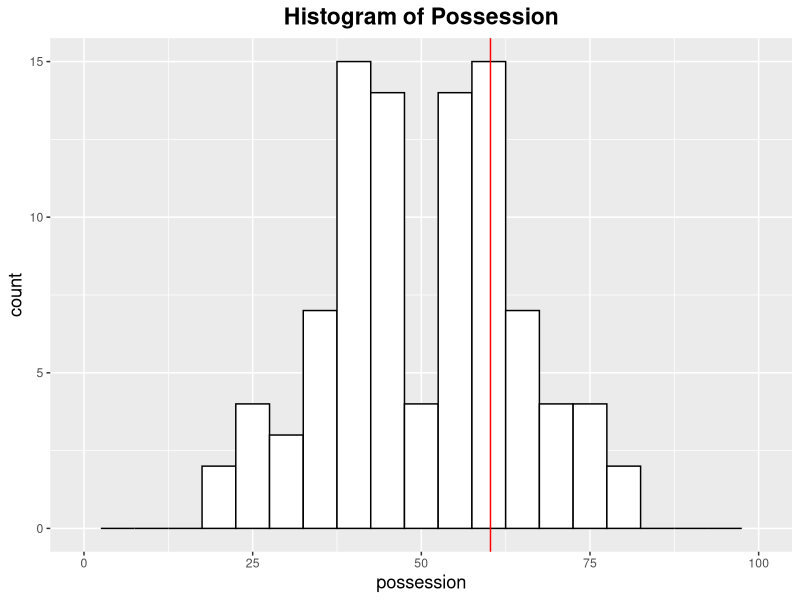
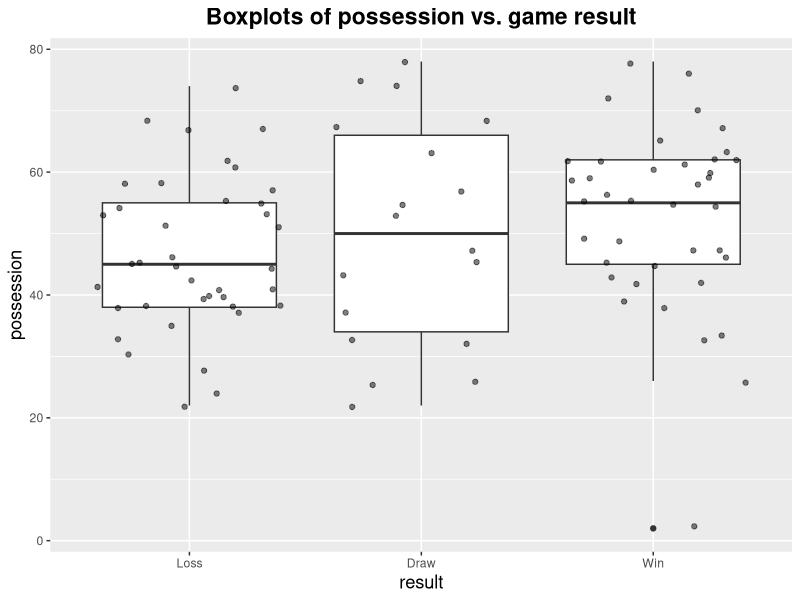
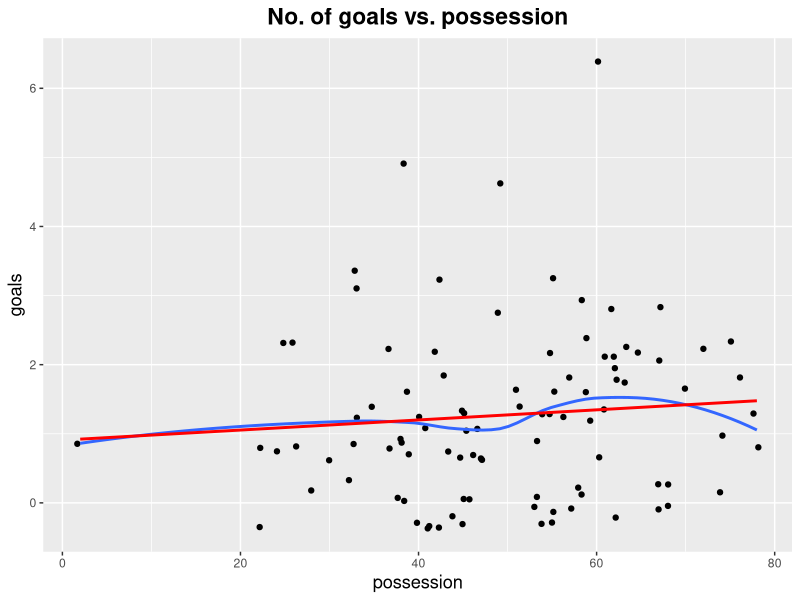
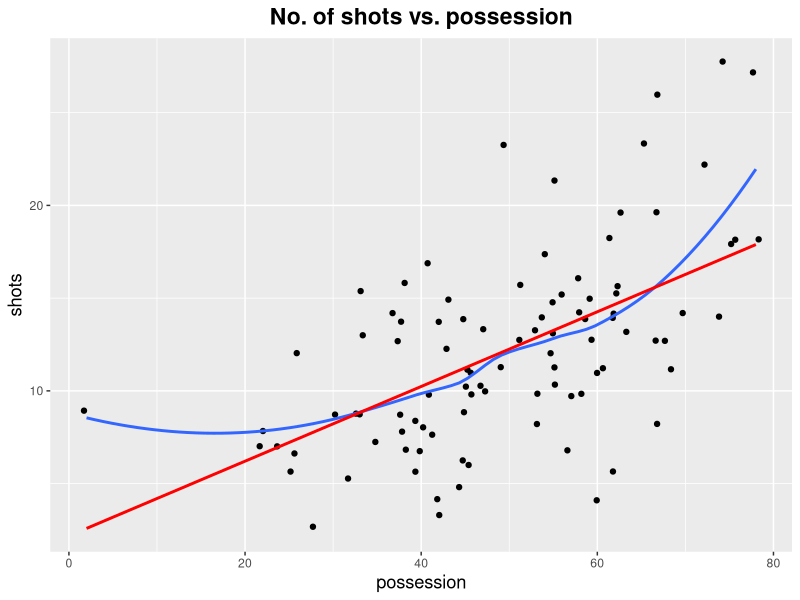
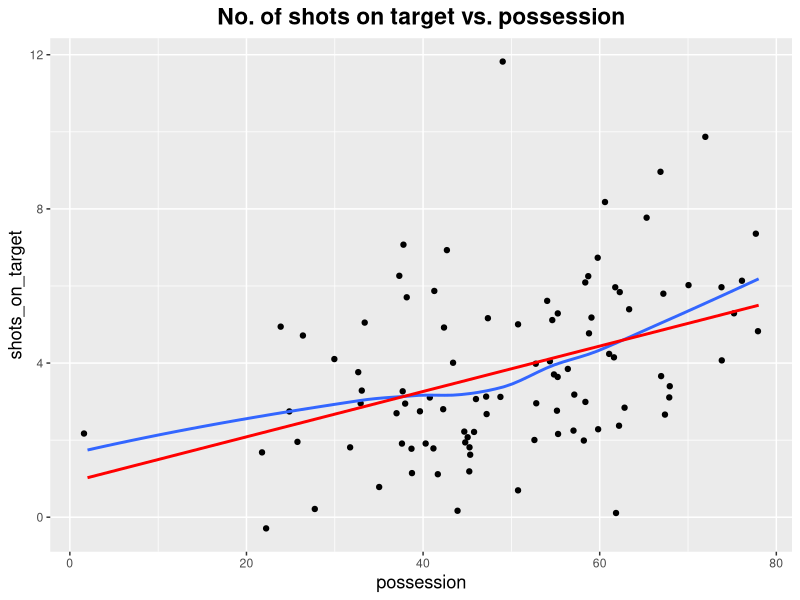
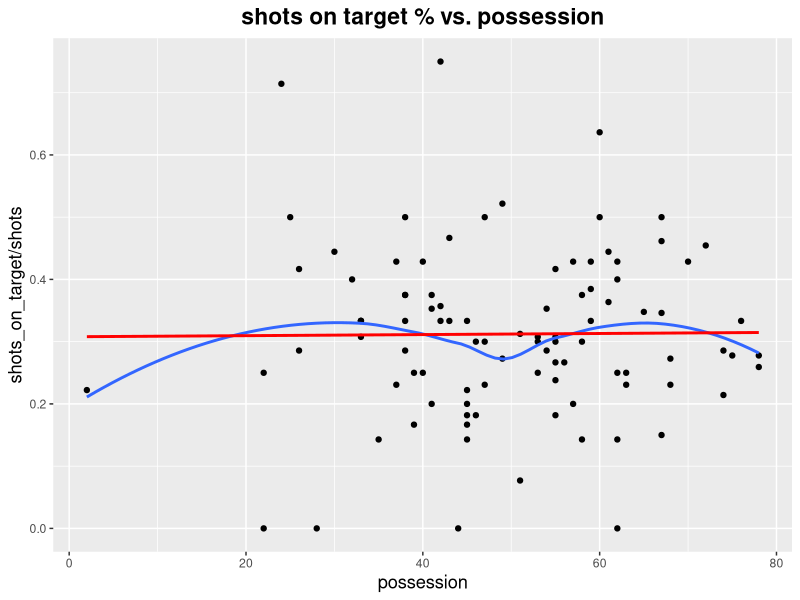
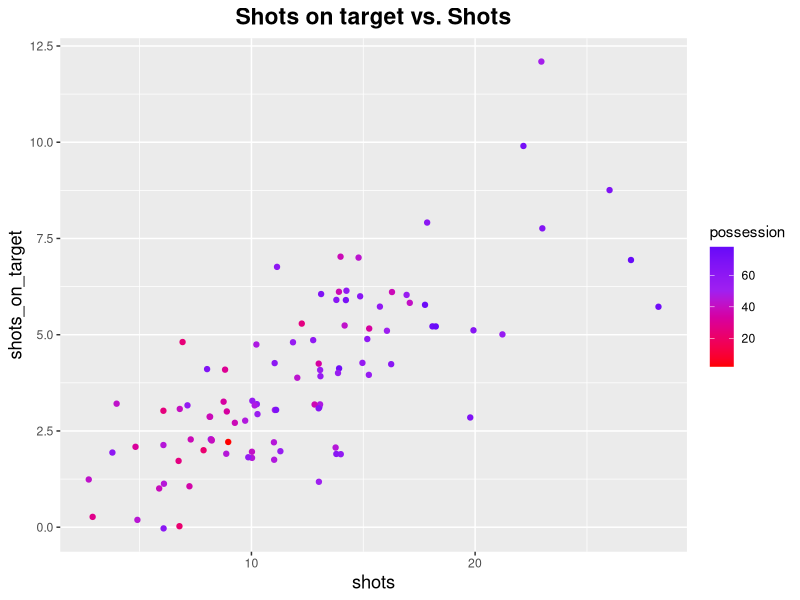

Write R code to recreate these figures, in order.
## ---- chunk 1
knitr::opts_chunk$set(echo = TRUE)
## ---- chunk 2
library(tidyverse)
library(knitr)

# theme for plots
theme_update(plot.title = element_text(size = rel(1.5), face = "bold", hjust = 0.5),
             axis.title = element_text(size = rel(1.2)))
## ---- chunk 3
country_df <- read_csv("World_cup_2018_country.csv")
matches_df <- read_csv("World_cup_2018_matches.csv", 
    col_types = cols(Date = col_date(format = "%Y-%m-%d")))
goals_df <- read_csv("World_cup_2018_goals.csv", 
    col_types = cols(Date = col_date(format = "%Y-%m-%d")))
## ---- chunk 4
kable(head(country_df))
kable(head(matches_df))
kable(head(goals_df))
## ---- chunk 5
matches_df <- matches_df %>% 
    mutate(Home_result = ifelse(Home_goals > Away_goals, "Win", 
                                ifelse(Home_goals < Away_goals, "Loss", "Draw")),
           Away_result = ifelse(Home_result == "Win", "Loss",
                                ifelse(Home_result == "Loss", "Win", "Draw")))
## ---- chunk 6
home_df <- matches_df %>% select(Home, Home_result, Home_goals, Home_shots:Home_corners)
away_df <- matches_df %>% select(Away, Away_result, Away_goals, Away_shots:Away_corners)
colnames <- c("country", "result", "goals", "shots", "shots_on_target", 
              "possession", "fouls", "yellow", "red", "offsides", "corners")
names(home_df) <- colnames; names(away_df) <- colnames
matches_team_df <- rbind(home_df, away_df)
matches_team_df$result <- ordered(matches_team_df$result, levels = c("Loss", "Draw", "Win"))
## ---- chunk 7
sorted_possession <- sort(matches_team_df$possession)
mean(sorted_possession[(nrow(matches_df) + 1):(2 * nrow(matches_df))])
## ---- chunk 8
quantile(sort(matches_team_df$possession), 0.75)
ggplot(matches_team_df, aes(x = possession)) +
    geom_histogram(fill = "white", col = "black", binwidth = 5) + xlim(c(0, 100)) +
    geom_vline(xintercept = quantile(sort(matches_team_df$possession), 0.75), 
               col = "red") +
    labs(title = "Histogram of Possession")
## ---- chunk 9
matches_team_df %>% 
    group_by(country) %>%
    summarize(mean_possession = mean(possession)) %>%
    arrange(desc(mean_possession)) %>%
    head(n = 10)
## ---- chunk 10
ggplot(matches_team_df, aes(x = result, y = possession)) +
    geom_boxplot() +
    geom_jitter(alpha = 0.5) + 
    labs(title = "Boxplots of possession vs. game result")
## ---- chunk 11
ggplot(matches_team_df, aes(x = possession, y = goals)) +
    geom_jitter() +
    geom_smooth(se = FALSE) +
    geom_smooth(method = lm, se = FALSE, col = "red") +
    labs(title = "No. of goals vs. possession")
## ---- chunk 12
summary(lm(goals ~ possession, data = matches_team_df))
## ---- chunk 13
ggplot(matches_team_df, aes(x = possession, y = shots)) +
    geom_jitter() +
    geom_smooth(se = FALSE) +
    geom_smooth(method = lm, se = FALSE, col = "red") +
    labs(title = "No. of shots vs. possession")
## ---- chunk 14
summary(lm(shots ~ possession, data = matches_team_df))
## ---- chunk 15
ggplot(matches_team_df, aes(x = possession, y = shots_on_target)) +
    geom_jitter() +
    geom_smooth(se = FALSE) +
    geom_smooth(method = lm, se = FALSE, col = "red") +
    labs(title = "No. of shots on target vs. possession")
## ---- chunk 16
summary(lm(shots_on_target ~ possession, data = matches_team_df))
## ---- chunk 17
ggplot(matches_team_df, 
       aes(x = possession, y = shots_on_target / shots)) +
    geom_point() + 
    geom_smooth(se = FALSE) +
    geom_smooth(method = lm, se = FALSE, col = "red") + 
    labs(title = "shots on target % vs. possession")
## ---- chunk 18
summary(lm(shots_on_target / shots ~ possession, data = matches_team_df))
## ---- chunk 19
ggplot(matches_team_df, aes(x = shots, y = shots_on_target, col = possession)) +
    geom_jitter(height = 0.3, width = 0.3) +
    scale_color_gradient2(high = "blue", low = "red", mid = "purple", midpoint = 50) +
    labs(title = "Shots on target vs. Shots")
